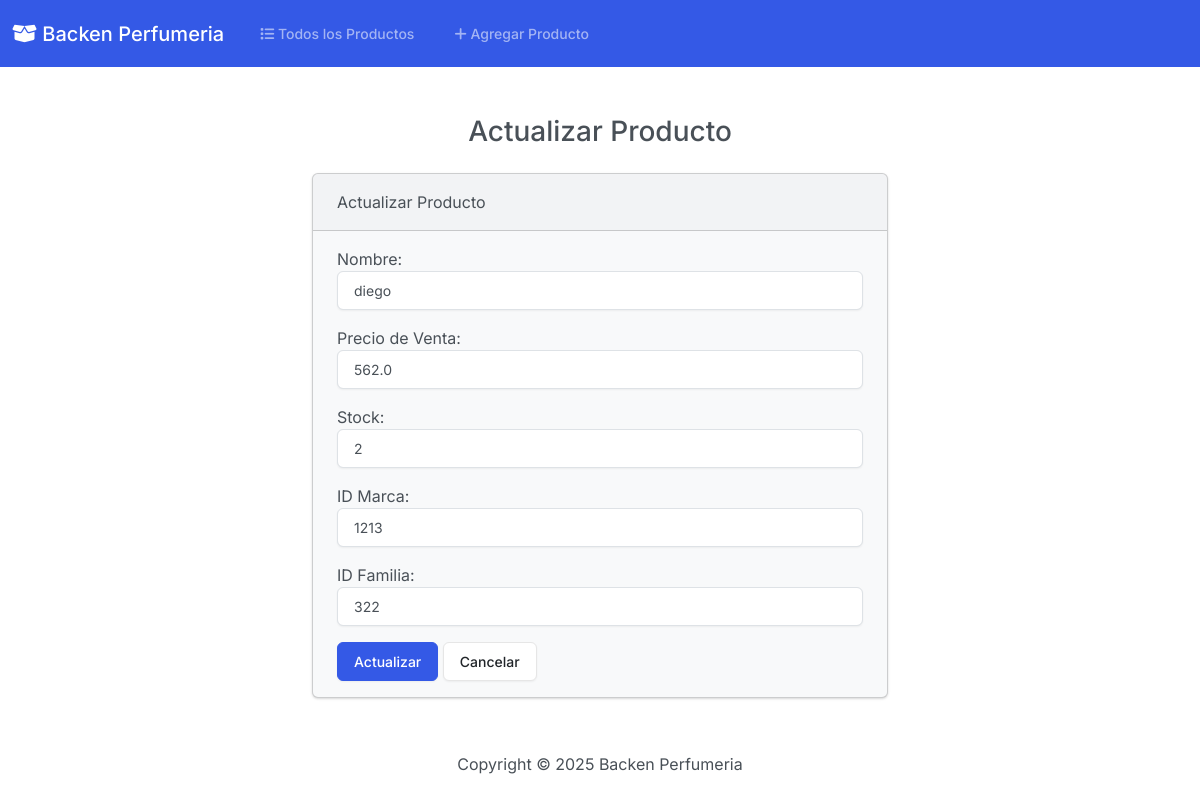
Page /edit/4/ on the committed database.
### app_producto/models.py (models this page shows, shortened)
class Producto(models.Model):
    nombre = models.CharField(max_length=100)
    precio_venta = models.FloatField()
    stock = models.PositiveIntegerField()
    id_marca = models.PositiveIntegerField()
    id_famillia = models.PositiveIntegerField()  # usé la doble 'll' como pediste

### app_producto/views.py (the view)
# urls.py: path('edit/<int:id>/', views.edit, name='edit'),
def edit(request, id):
    producto = get_object_or_404(Producto, pk=id)
    if request.method == 'POST':
        form = ProductoForm(request.POST, instance=producto)
        if form.is_valid():
            form.save()
            return render(request, 'app_producto/edit.html', {'form': form, 'success': True})
    else:
        form = ProductoForm(instance=producto)
    return render(request, 'app_producto/edit.html', {'form': form})

### app_producto/forms.py
class ProductoForm(forms.ModelForm):
    class Meta:
        model = Producto
        fields = ['nombre', 'precio_venta', 'stock', 'id_marca', 'id_famillia']
        labels = {
            'nombre': 'Nombre',
            'precio_venta': 'Precio de Venta',
            'stock': 'Stock',
            'id_marca': 'ID Marca',
            'id_famillia': 'ID Familia',
        }
        widgets = {
            'nombre': forms.TextInput(attrs={'class': 'form-control'}),
            'precio_venta': forms.NumberInput(attrs={'class': 'form-control', 'step': '0.01'}),
            'stock': forms.NumberInput(attrs={'class': 'form-control'}),
            'id_marca': forms.NumberInput(attrs={'class': 'form-control'}),
            'id_famillia': forms.NumberInput(attrs={'class': 'form-control'}),
        }

### app_producto/templates/app_producto/edit.html (shortened to what this page needs)
{% extends "app_producto/base.html" %}
{% block body %}
<h3 class="text-center m-4">Actualizar Producto</h3>
{% if success %}
  <div class="alert alert-success">El producto se actualizó correctamente. <a href="{% url 'index' %}">Ir a la lista</a></div>
{% else %}
  <div class="row justify-content-center">
    <div class="col-6">
      <div class="card bg-light mb-3">
        <div class="card-header">Actualizar Producto</div>
        <div class="card-body">
          <form action="" method="POST">
            {{ form.as_p }}
            <button type="submit" class="btn btn-primary">Actualizar</button>
            <a href="{% url 'index' %}" class="btn btn-secondary">Cancelar</a>
          </form>
        </div>
      </div>
    </div>
  </div>
{% endif %}
{% endblock %}

### rows in the picture
Producto: nombre "diego", precio_venta "562.0", stock "2", id_marca "1213", id_famillia "322"
